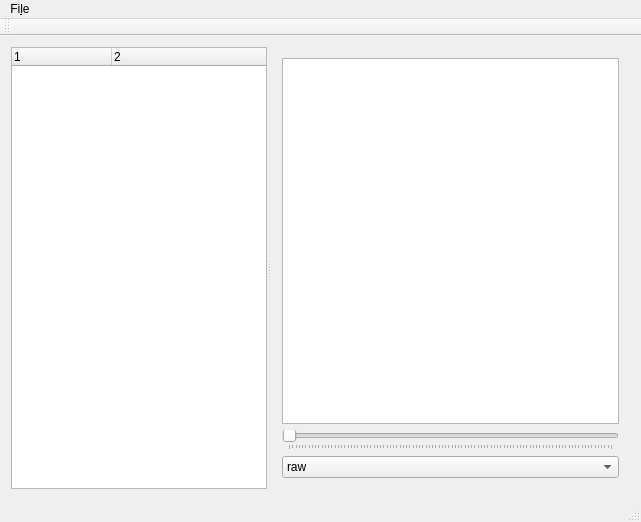
<?xml version="1.0" encoding="UTF-8"?>
<ui version="4.0">
 <class>ClifView</class>
 <widget class="QMainWindow" name="ClifView">
  <property name="geometry">
   <rect>
    <x>0</x>
    <y>0</y>
    <width>641</width>
    <height>522</height>
   </rect>
  </property>
  <property name="sizePolicy">
   <sizepolicy hsizetype="Maximum" vsizetype="Maximum">
    <horstretch>0</horstretch>
    <verstretch>0</verstretch>
   </sizepolicy>
  </property>
  <property name="windowTitle">
   <string>ClifView</string>
  </property>
  <widget class="QWidget" name="centralWidget">
   <property name="sizePolicy">
    <sizepolicy hsizetype="Expanding" vsizetype="Expanding">
     <horstretch>0</horstretch>
     <verstretch>0</verstretch>
    </sizepolicy>
   </property>
   <layout class="QGridLayout" name="gridLayout_2">
    <item row="0" column="0">
     <widget class="QSplitter" name="splitter">
      <property name="orientation">
       <enum>Qt::Horizontal</enum>
      </property>
      <widget class="QTreeWidget" name="tree">
       <property name="columnCount">
        <number>2</number>
       </property>
       <column>
        <property name="text">
         <string notr="true">1</string>
        </property>
       </column>
       <column>
        <property name="text">
         <string notr="true">2</string>
        </property>
       </column>
      </widget>
      <widget class="QWidget" name="widget" native="true">
       <property name="sizePolicy">
        <sizepolicy hsizetype="Expanding" vsizetype="Expanding">
         <horstretch>10</horstretch>
         <verstretch>0</verstretch>
        </sizepolicy>
       </property>
       <layout class="QGridLayout" name="gridLayout">
        <item row="0" column="0">
         <layout class="QVBoxLayout" name="verticalLayout_2">
          <item>
           <widget class="ScaledQGraphicsView" name="viewer">
            <property name="sizeAdjustPolicy">
             <enum>QAbstractScrollArea::AdjustToContents</enum>
            </property>
            <property name="dragMode">
             <enum>QGraphicsView::ScrollHandDrag</enum>
            </property>
           </widget>
          </item>
          <item>
           <widget class="QSlider" name="datasetSlider">
            <property name="maximum">
             <number>99</number>
            </property>
            <property name="orientation">
             <enum>Qt::Horizontal</enum>
            </property>
            <property name="tickPosition">
             <enum>QSlider::TicksBelow</enum>
            </property>
            <property name="tickInterval">
             <number>1</number>
            </property>
           </widget>
          </item>
          <item>
           <widget class="QComboBox" name="selViewProc">
            <item>
             <property name="text">
              <string>raw</string>
             </property>
            </item>
            <item>
             <property name="text">
              <string>demosaic</string>
             </property>
            </item>
           </widget>
          </item>
         </layout>
        </item>
       </layout>
      </widget>
     </widget>
    </item>
   </layout>
  </widget>
  <widget class="QMenuBar" name="Menu">
   <property name="geometry">
    <rect>
     <x>0</x>
     <y>0</y>
     <width>641</width>
     <height>19</height>
    </rect>
   </property>
   <widget class="QMenu" name="menuFile">
    <property name="title">
     <string>Fi&amp;le</string>
    </property>
    <addaction name="separator"/>
    <addaction name="actionOpen"/>
   </widget>
   <addaction name="menuFile"/>
  </widget>
  <widget class="QToolBar" name="mainToolBar">
   <attribute name="toolBarArea">
    <enum>TopToolBarArea</enum>
   </attribute>
   <attribute name="toolBarBreak">
    <bool>false</bool>
   </attribute>
  </widget>
  <widget class="QStatusBar" name="statusBar"/>
  <action name="actionOpen">
   <property name="text">
    <string>&amp;Open</string>
   </property>
   <property name="toolTip">
    <string>open clif file</string>
   </property>
  </action>
 </widget>
 <layoutdefault spacing="6" margin="11"/>
 <customwidgets>
  <customwidget>
   <class>ScaledQGraphicsView</class>
   <extends>QGraphicsView</extends>
   <header>scaledqgraphicsview.h</header>
  </customwidget>
 </customwidgets>
 <resources/>
 <connections/>
</ui>
